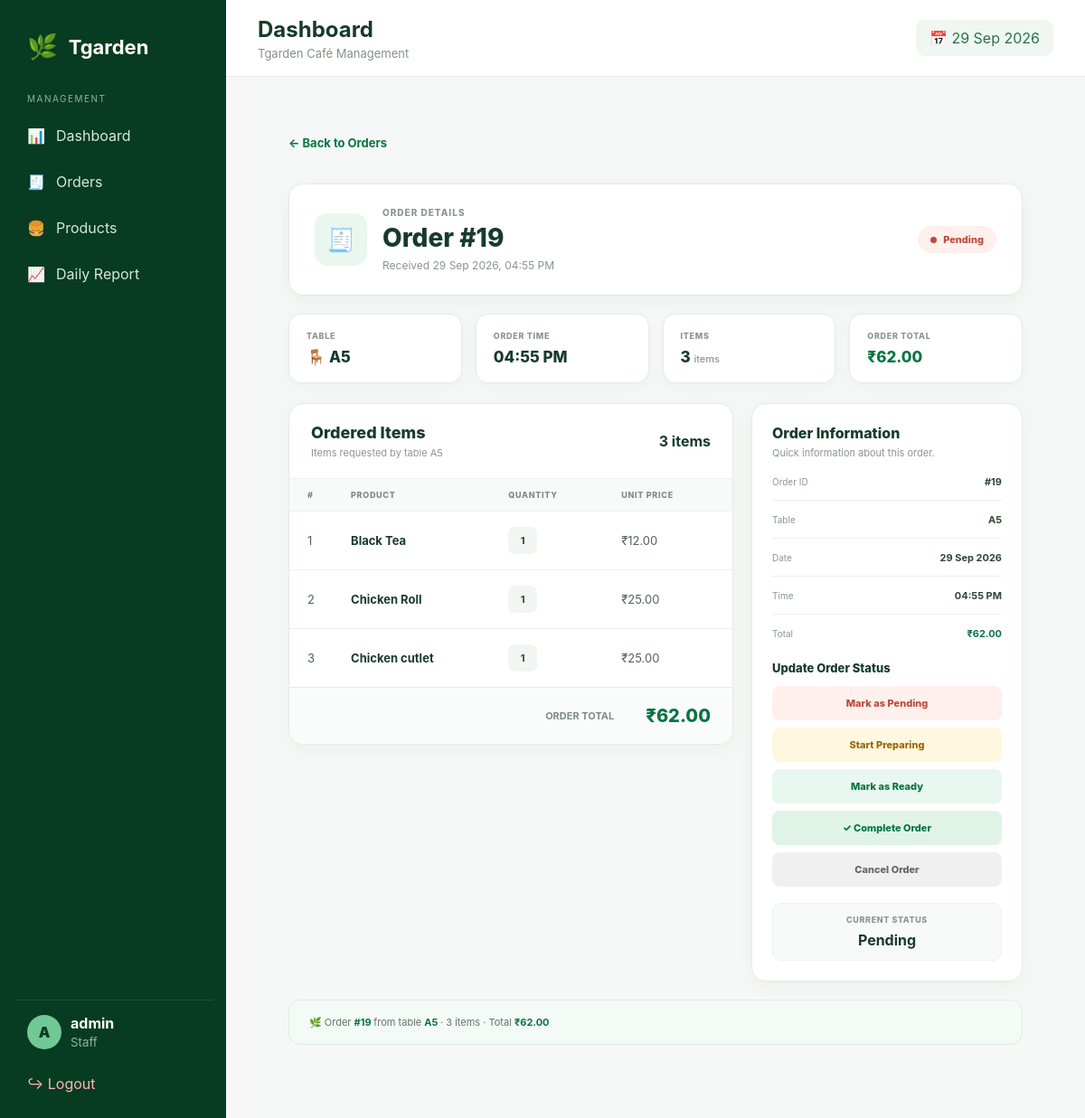
Screenshot of /staff/orders/19/ (signed in) with the database file from the repository.
### cafe/models.py (models this page shows, shortened)
class Order(models.Model):
    STATUS_CHOICES = [
        ("Pending", "Pending"),
        ("Preparing", "Preparing"),
        ("Ready", "Ready"),
        ("Completed", "Completed"),
        ("Cancelled", "Cancelled"),
    ]
    table_name = models.CharField(
        max_length=100
    )
    total_amount = models.DecimalField(
        max_digits=10,
        decimal_places=2,
        default=0
    )
    status = models.CharField(
        max_length=20,
        choices=STATUS_CHOICES,
        default="Pending"
    )
    created_at = models.DateTimeField(
        auto_now_add=True
    )
    class Meta:
        ordering = ["-created_at"]

class OrderItem(models.Model):
    order = models.ForeignKey(
        Order,
        on_delete=models.CASCADE,
        related_name="items"
    )
    product = models.ForeignKey(
        Product,
        on_delete=models.CASCADE
    )
    quantity = models.PositiveIntegerField(
        default=1
    )
    price = models.DecimalField(
        max_digits=10,
        decimal_places=2
    )

class Product(models.Model):
    CATEGORY_CHOICES = [
        ("HOT", "Hot"),
        ("COOL", "Cool"),
        ("SNACKS", "Snacks"),
    ]
    name = models.CharField(
        max_length=200
    )
    description = models.TextField(
        blank=True
    )
    price = models.DecimalField(
        max_digits=10,
        decimal_places=2
    )
    image = models.ImageField(
        upload_to="products/",
        blank=True,
        null=True
    )
    category = models.CharField(
        max_length=20,
        choices=CATEGORY_CHOICES,
        default="SNACKS"
    )
    is_available = models.BooleanField(
        default=True
    )
    created_at = models.DateTimeField(
        auto_now_add=True
    )
    class Meta:
        ordering = ["-created_at"]

### staff/views.py (the view, shortened to what this page needs)
@login_required
def order_detail(request, order_id):
    order = get_object_or_404(
        Order.objects.prefetch_related(
            "items__product"
        ),
        id=order_id
    )
    return render(
        request,
        "staff/order_detail.html",
        {
            "order": order,
        }
    )

### staff/templates/staff/order_detail.html (shortened to what this page needs)
{% extends "staff/base.html" %}
{% block content %}
<div class="order-detail-page">
    <div class="order-topbar">
        <a
            href="{% url 'staff:orders' %}"
            class="back-link"
        >
            ← Back to Orders
        </a>
    </div>
    <div class="order-header-card">
        <div class="order-header-left">
            <div class="order-icon">
                🧾
            </div>
            <div class="order-heading">
                <small>
                    Order Details
                </small>
                <h1>
                    Order #{{ order.id }}
                </h1>
                <p>
                    Received
                    {{ order.created_at|date:"d M Y, h:i A" }}
                </p>
            </div>
        </div>
        <div>
            <span
                class="
                    order-status
                    status-{{ order.status|lower }}
                "
            >
                {{ order.get_status_display }}
            </span>
        </div>
    </div>
    <div class="order-summary-grid">
        <div class="summary-card">
            <span class="summary-label">
                Table
            </span>
            <div class="summary-value">
                🪑 {{ order.table_name }}
            </div>
        </div>
        <div class="summary-card">
            <span class="summary-label">
                Order Time
            </span>
            <div class="summary-value">
                {{ order.created_at|date:"h:i A" }}
            </div>
        </div>
        <div class="summary-card">
            <span class="summary-label">
                Items
            </span>
            <div class="summary-value">
                {{ order.items.all|length }}
                <small>
                    item{{ order.items.all|length|pluralize }}
                </small>
            </div>
        </div>
        <div class="summary-card">
            <span class="summary-label">
                Order Total
            </span>
            <div class="summary-value green">
                ₹{{ order.total_amount|floatformat:2 }}
            </div>
        </div>
    </div>
    <div class="order-main-grid">
        <div class="detail-card">
            <div class="detail-card-header">
                <div>
                    <h2>
                        Ordered Items
                    </h2>
                    <p>
                        Items requested by table
                        {{ order.table_name }}
                    </p>
                </div>
                <strong>
                    {{ order.items.all|length }}
                    item{{ order.items.all|length|pluralize }}
                </strong>
            </div>
            <div class="items-table-wrapper">
                <table class="items-table">
                    <thead>
                        <tr>
                            <th>#</th>
                            <th>Product</th>
                            <th>Quantity</th>
                            <th>Unit Price</th>
                            <th>Subtotal</th>
                        </tr>
                    </thead>
                    <tbody>
                        {% for item in order.items.all %}
                        <tr>
                            <td class="product-number">
                                {{ forloop.counter }}
                            </td>
                            <td>
                                <span class="product-name">
                                    {{ item.product.name }}
                                </span>
                            </td>
                            <td>
                                <span class="quantity-badge">
                                    {{ item.quantity }}
                                </span>
                            </td>
                            <td class="price">
                                ₹{{ item.price|floatformat:2 }}
                            </td>
                            <td class="subtotal">
                            </td>
                        </tr>
                        {% endfor %}
                    </tbody>
                </table>
            </div>
            <div class="items-total">
                <span>
                    ORDER TOTAL
                </span>
                <strong>
                    ₹{{ order.total_amount|floatformat:2 }}
                </strong>
            </div>
        </div>
        <div class="side-card">
            <h3>
                Order Information
            </h3>
            <p class="side-card-description">
                Quick information about this order.
            </p>
            <div class="info-list">
                <div class="info-row">
                    <span>
                        Order ID
                    </span>
                    <strong>
                        #{{ order.id }}
                    </strong>
                </div>
                <div class="info-row">
                    <span>
                        Table
                    </span>
                    <strong>
                        {{ order.table_name }}
                    </strong>
                </div>
                <div class="info-row">
                    <span>
                        Date
                    </span>
                    <strong>
                        {{ order.created_at|date:"d M Y" }}
                    </strong>
                </div>
                <div class="info-row">
                    <span>
                        Time
                    </span>
                    <strong>
                        {{ order.created_at|date:"h:i A" }}
                    </strong>
                </div>
                <div class="info-row">
                    <span>
                        Total
                    </span>
                    <strong style="color:#087443;">
                        ₹{{ order.total_amount|floatformat:2 }}
                    </strong>
                </div>
            </div>
            <div class="action-title">
                Update Order Status
            </div>
            <div class="action-buttons">
                <form method="post">
                    <button
                        type="submit"
                        class="action-button action-pending"
                    >
                        Mark as Pending
                    </button>
                </form>
                <form method="post">
                    <button
                        type="submit"
                        class="action-button action-preparing"
                    >
                        Start Preparing
                    </button>
                </form>
                <form method="post">
                    <button
                        type="submit"
                        class="action-button action-ready"
                    >
                        Mark as Ready
                    </button>
                </form>
                <form method="post">
                    <button
                        type="submit"
                        class="action-button action-completed"
                    >
                        ✓ Complete Order
                    </button>
                </form>
                <form method="post">
                    <button
                        type="submit"
                        class="action-button action-cancelled"
                    >
                        Cancel Order
                    </button>
                </form>
            </div>
            <div class="current-status-box">
                <span>
                    Current Status
                </span>
                <strong>
                    {{ order.get_status_display }}
                </strong>
            </div>
        </div>
    </div>
    <div class="order-footer">
        🌿
        Order
        <strong>
            #{{ order.id }}
        </strong>
        from table
        <strong>
            {{ order.table_name }}
        </strong>
        ·
        {{ order.items.all|length }}
        item{{ order.items.all|length|pluralize }}
        ·
        Total
        <strong>
            ₹{{ order.total_amount|floatformat:2 }}
        </strong>
    </div>
</div>
{% endblock %}

### staff/templates/staff/base.html (shortened to what this page needs)
{% load static %}
<!DOCTYPE html>
<html>
<head>
    <link
        rel="stylesheet"
        href="{% static 'staff/css/staff.css' %}"
    >
</head>
<body>
<div class="staff-layout">
    <aside class="sidebar">
        <div class="sidebar-logo">
            <span>
                🌿
            </span>
            <strong>
                Tgarden
            </strong>
        </div>
        <div class="sidebar-label">
            MANAGEMENT
        </div>
        <a
            href="{% url 'staff:dashboard' %}"
            class="sidebar-link"
        >
            📊
            <span>Dashboard</span>
        </a>
        <a
            href="{% url 'staff:orders' %}"
            class="sidebar-link"
        >
            🧾
            <span>Orders</span>
        </a>
        <a
            href="{% url 'staff:products' %}"
            class="sidebar-link"
        >
            🍔
            <span>Products</span>
        </a>
        <a
            href="{% url 'staff:daily_report' %}"
            class="sidebar-link"
        >
            📈
            <span>Daily Report</span>
        </a>
        <div class="sidebar-bottom">
            <div class="staff-user">
                <div class="user-avatar">
                    {{ request.user.username|first|upper }}
                </div>
                <div>
                    <strong>
                        {{ request.user.username }}
                    </strong>
                    <small>
                        Staff
                    </small>
                </div>
            </div>
            <a
                href="{% url 'staff:logout' %}"
                class="logout-link"
            >
                ↪ Logout
            </a>
        </div>
    </aside>
    <main class="staff-main">
        <header class="staff-header">
            <div>
                <h2>
                    {% block page_title %}
                    Dashboard
                    {% endblock %}
                </h2>
                <p>
                    Tgarden Café Management
                </p>
            </div>
            <div class="header-date">
                📅 {% now "d M Y" %}
            </div>
        </header>
        <div class="staff-content">
            {% block content %}
            {% endblock %}
        </div>
    </main>
</div>
</body>
</html>

### staff/static/staff/css/staff.css (style rules this page uses)
* { box-sizing: border-box; }
body { margin: 0; font-family: Inter, Arial, sans-serif; background: #f5f8f6; color: #173b28; }
.staff-layout { min-height: 100vh; display: flex; }
.sidebar { width: 250px; background: #073b22; color: white; padding: 25px 15px; position: fixed; top: 0; bottom: 0; left: 0; display: flex; flex-direction: column; }
.sidebar-logo { display: flex; align-items: center; gap: 12px; padding: 10px 15px 35px; font-size: 22px; }
.sidebar-logo span { font-size: 27px; }
.sidebar-label { font-size: 10px; letter-spacing: 1.5px; color: #8eb59e; padding: 0 15px 12px; }
.sidebar-link { display: flex; gap: 12px; align-items: center; padding: 13px 15px; margin-bottom: 5px; border-radius: 10px; color: #d5e8dc; text-decoration: none; }
.sidebar-bottom { margin-top: auto; }
.staff-user { display: flex; gap: 10px; align-items: center; padding: 15px; border-top: 1px solid rgba(255,255,255,.1); }
.user-avatar { width: 38px; height: 38px; border-radius: 50%; display: flex; align-items: center; justify-content: center; background: #70c994; color: #073b22; font-weight: 900; }
.staff-user strong { display: block; }
.staff-user small { color: #8eb59e; }
.logout-link { display: block; padding: 12px 15px; color: #ffb4b4; text-decoration: none; }
.staff-main { margin-left: 250px; width: calc(100% - 250px); }
.staff-header { height: 85px; background: white; border-bottom: 1px solid #e6eee9; padding: 18px 35px; display: flex; align-items: center; justify-content: space-between; }
.staff-header h2 { margin: 0; }
.staff-header p { margin: 4px 0 0; color: #849189; font-size: 13px; }
.header-date { background: #f0f7f2; padding: 10px 15px; border-radius: 10px; color: #287447; }
.staff-content { padding: 35px; }
.order-status { display: inline-flex; align-items: center; gap: 6px; padding: 6px 10px; border-radius: 30px; font-size: 10px; font-weight: 800; }
.order-detail-page { max-width: 1200px; margin: 0 auto; padding: 32px; }
.back-link { display: inline-block; margin-bottom: 12px; color: #087443; text-decoration: none; font-weight: 600; }
.order-status { padding: 9px 18px; border-radius: 20px; font-size: 13px; font-weight: 700; }
.status-pending { background: #fff1f1; color: #d73535; }
.product-name { font-weight: 700; color: #173d2c; font-size: 15px; }
.quantity-badge { display: inline-flex; align-items: center; justify-content: center; min-width: 34px; height: 30px; padding: 0 9px; background: #edf7f1; color: #087443; border-radius: 7px; font-weight: 700; }
.subtotal { font-weight: 700; color: #087443 !important; }
.status-pending { background: #fff0f0; color: #d33b3b; }

### rows the page displays
Order: id "19", created_at "29 Sep 2026, 04:55 PM", status "Pending", table_name "A5", created_at "04:55 PM", items.all|length "3", total_amount "62.00", created_at "29 Sep 2026"
OrderItem: product.name "Black Tea", quantity "1", price "12.00"
OrderItem: product.name "Chicken Roll", quantity "1", price "25.00"
OrderItem: product.name "Chicken cutlet", quantity "1", price "25.00"

### other values shown
{{ request.user.username|first|upper }} "A"
{{ request.user.username }} "admin"
